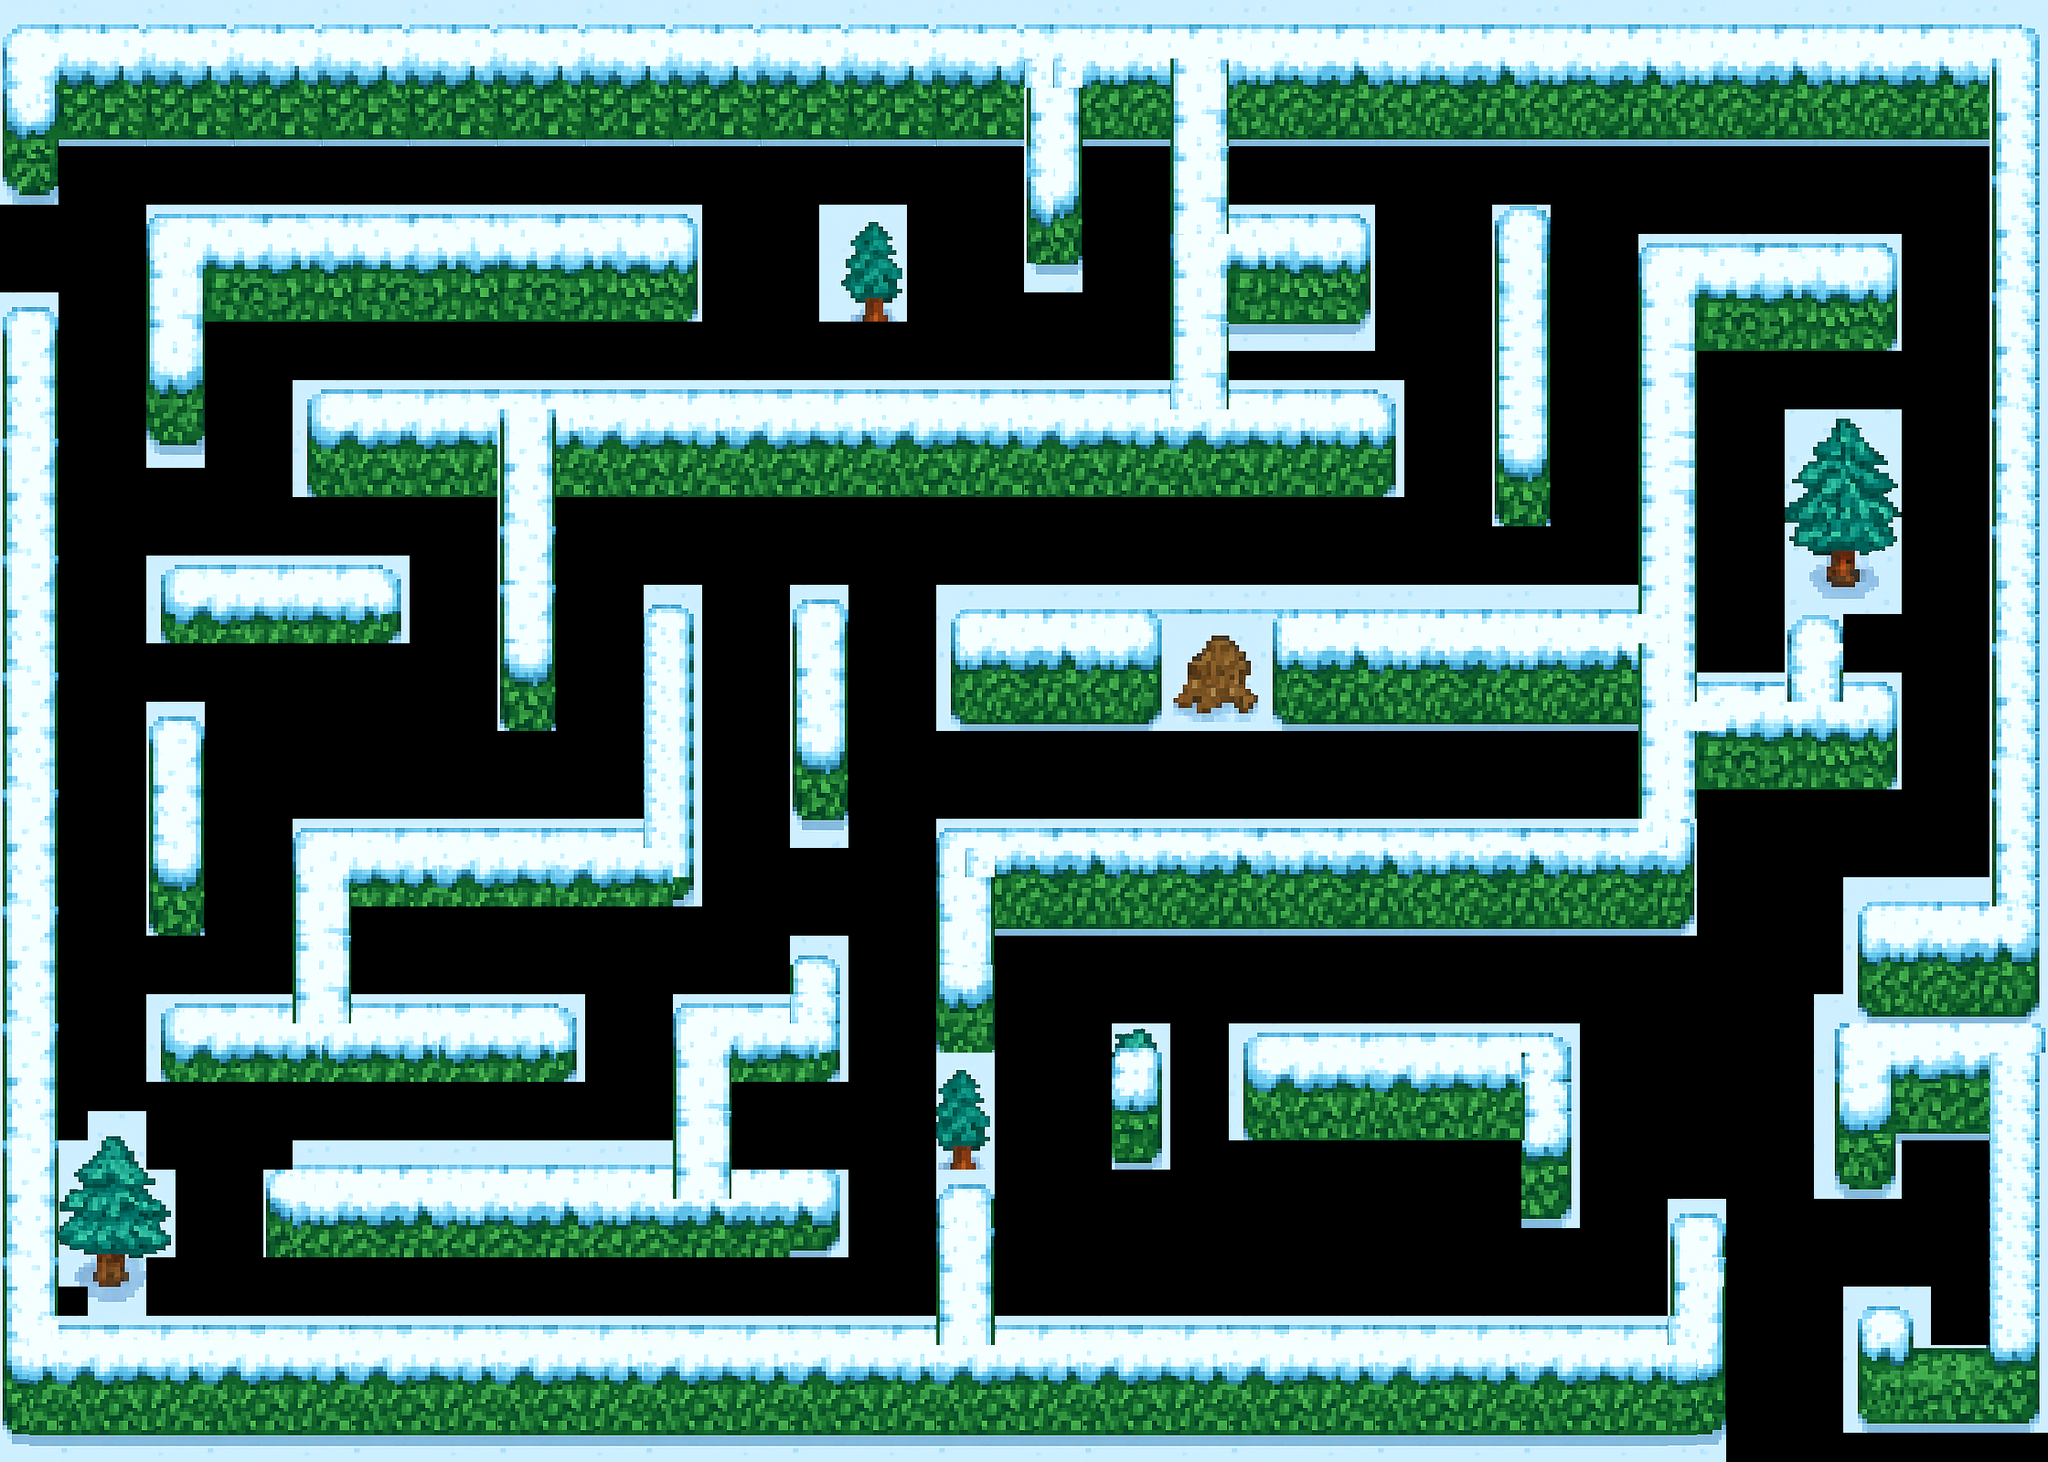

A level layout from a 2D game, rendered from its tile map. Below: a short description, then the map file with tile-grid data replaced by summaries:
An orthogonal 70x50 tile map with 32x32 px tiles, 1 tile layer (Walls), 1 hidden layer not drawn, 2 tilesets.

<map version="1.10" tiledversion="1.11.2" orientation="orthogonal" renderorder="right-down" width="70" height="50" tilewidth="32" tileheight="32" infinite="0" nextlayerid="4" nextobjectid="1">
 <tileset firstgid="1" source="winter_tiles.tsx" />
 <tileset firstgid="1025" source="winter_tiles.tsx" />
 <layer id="1" name="Ground" width="70" height="50" visible="0" locked="1">
  <data>[3500 cells, 3500 non-empty, 26 distinct tile ids]</data>
 </layer>
 <layer id="2" name="Walls" width="70" height="50" locked="1">
  <properties>
   <property name="collides" type="bool" value="true" />
  </properties>
  <data>[3500 cells, 1966 non-empty, 328 distinct tile ids]</data>
 </layer>
</map>